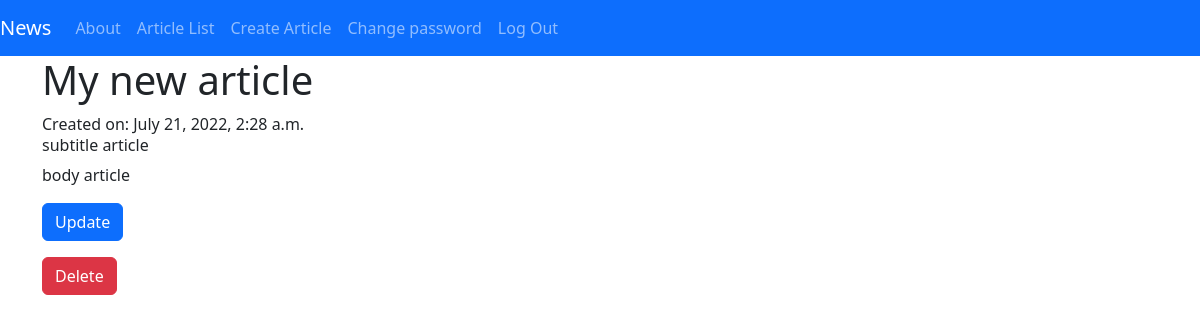
The app's page /articles/1/ (signed in) with its own data.
### articles/models.py (models this page shows, shortened)
class Article(models.Model):
    title = models.CharField(max_length=128)
    subtitle = models.CharField(max_length=128)
    author = models.ForeignKey(
        get_user_model(),
        on_delete=models.CASCADE
    )
    section = models.ForeignKey(
        Section,
        on_delete=models.CASCADE,
        null=True,
        blank=True
    )
    _type = models.ForeignKey(
        ArticleType,
        on_delete=models.CASCADE,
        null=True,
        blank=True
    )
    status = models.ForeignKey(
        Status,
        on_delete=models.CASCADE,
        null=True,
        blank=True
    )
    body = models.TextField()
    created_on = models.DateTimeField(auto_now_add=True)

### articles/views.py (the view)
# urls.py: path('<int:pk>/', ArticleDetailView.as_view(), name ='article_detail'),
class ArticleDetailView(DetailView):
    template_name= "articles/detail.html"
    model = Article

### templates/articles/detail.html (shortened to what this page needs)
{% extends 'base.html' %}
{% block content %}
<h1>{{ article.title }}</h1> <span> Created on: {{ article.created_on }}</span>
<h6>{{ article.subtitle }}</h6>
<p>{{ article.body }}</p>
{% if user.is_authenticated %}
<p><a class="btn btn-primary" href="{% url 'article_update' article.id %}"> Update</a></p>
<p><a class="btn btn-danger" href="{% url 'article_delete'  article.id %}"> Delete</a></p>
{% endif %}
{% endblock content %}

### records on screen
Article: title "My new article", created_on "July 21, 2022, 2:28 a.m.", subtitle "subtitle article", body "body article"
